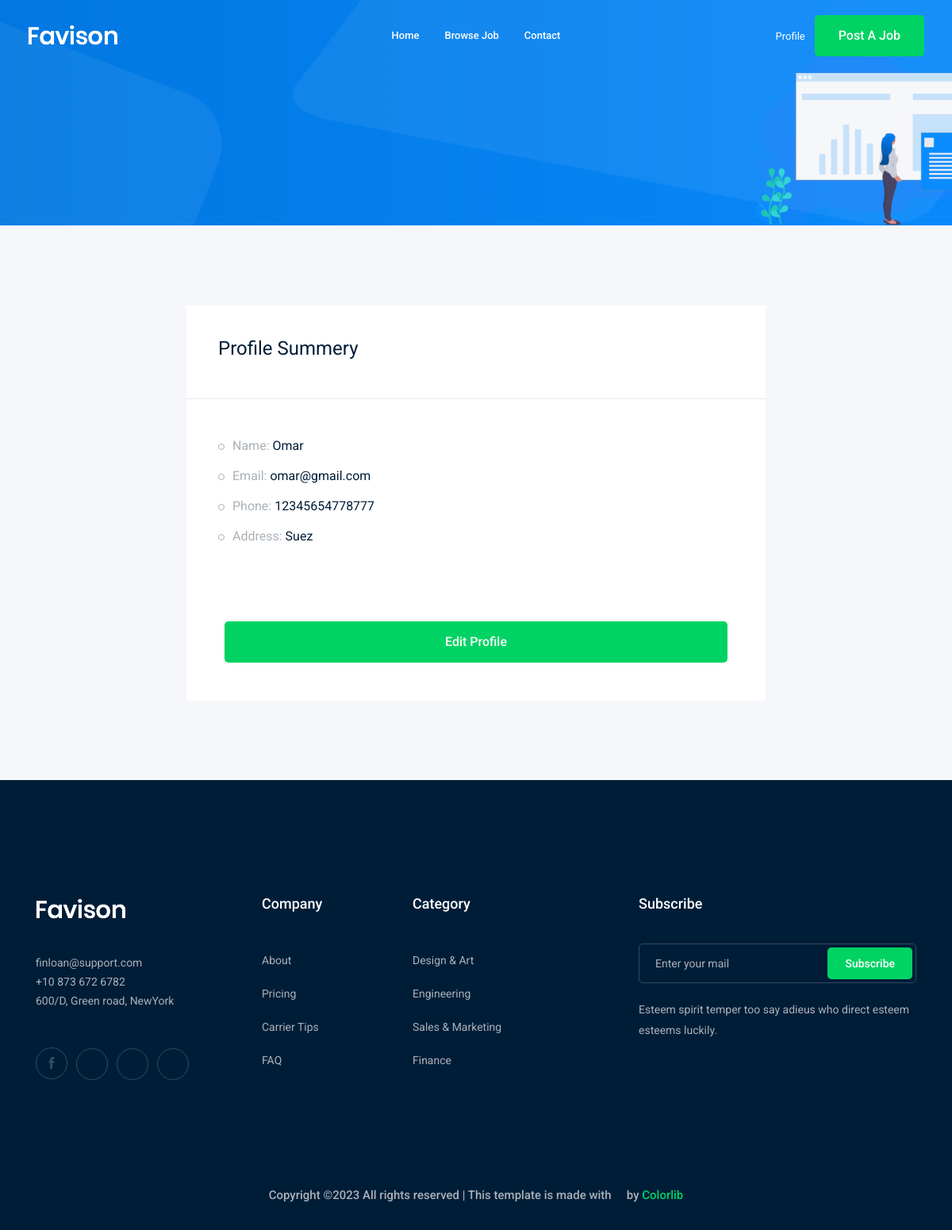
Screenshot of /accounts/profile (signed in) with the database file from the repository.
### accounts/models.py (models this page shows)
class Profile(models.Model):
    user = models.OneToOneField(User, on_delete=models.CASCADE)
    city = models.ForeignKey("City", related_name='user_city', on_delete=models.CASCADE, blank=True, null=True)
    phone_number = models.CharField(max_length=15)
    image = models.ImageField(upload_to='profile/')
    def __str__(self):
        return str(self.user)

class City(models.Model):
    name = models.CharField(max_length=30)
    def __str__(self):
        return str(self.name)

### accounts/views.py (the view)
# urls.py: path('profile' ,  views.profile , name='profile'),
def profile(request):
    profile = Profile.objects.get(user=request.user)
    return render(request, 'accounts/profile.html',{'profile':profile})

### accounts/templates/accounts/profile.html (shortened to what this page needs)
{% extends "base.html" %}
{% load bootstrap4 %}
{% load static %}
{% block body %}
    <div class="bradcam_area bradcam_bg_1">
        <div class="container">
            <div class="row">
                <div class="col-xl-12">
                </div>
            </div>
        </div>
    </div>
    <div class="job_details_area">
        <div class="container">
            <div class="row">
                <div class="col-lg-8 mx-auto">
                    <div class="job_sumary">
                        <div class="summery_header">
                            <h3>Profile Summery</h3>
                        </div>
                        <div class="job_content">
                            <ul>
                                <li>Name: <span>{{profile}}</span></li>
                                <li>Email: <span>{{profile.user.email}} </span></li>
                                <li>Phone: <span>{{profile.phone_number}}</span></li>
                                <li>Address: <span>{{profile.city}}</span></li>
                            </ul>
                        </div>
                        <div class="p-5">
                            <a class="boxed-btn3 w-100" href="{% url "accounts:profile_edit" %}">Edit Profile </a>
                        </div>
                    </div>
                </div>
            </div>
        </div>
    </div>
{% endblock body %}

### rows the page displays
Profile: user.username "Omar", user.email "omar@gmail.com", phone_number "12345654778777", city "Suez"
